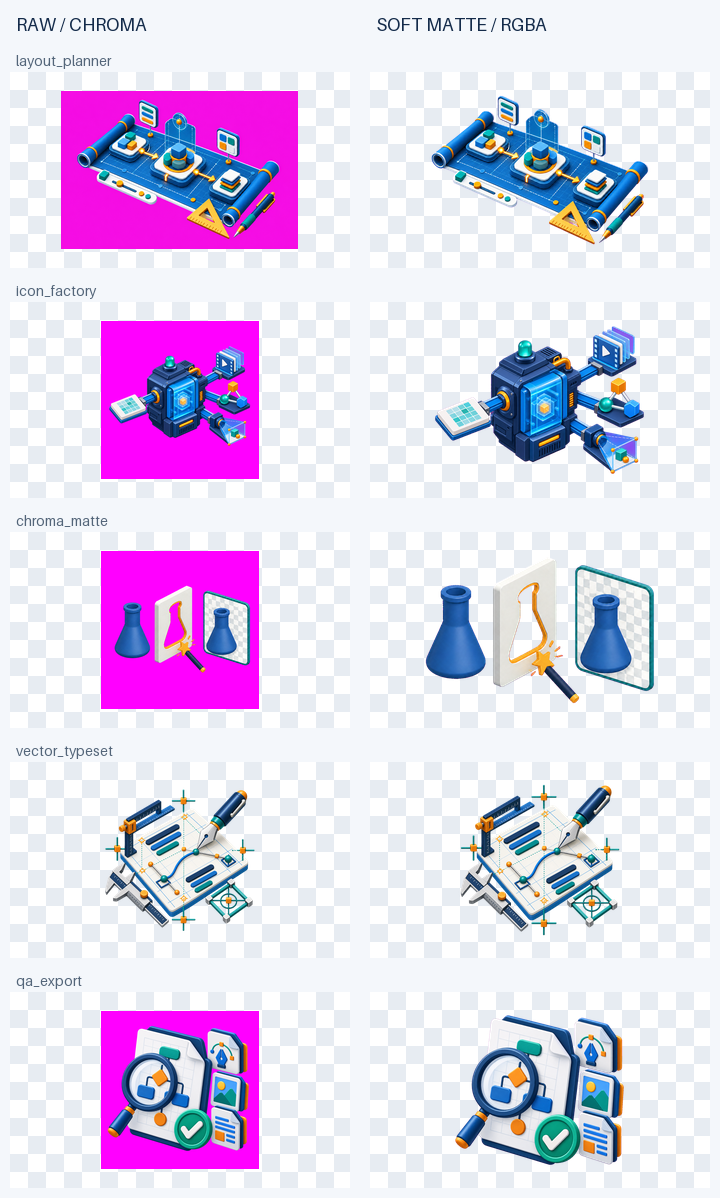
#> input picture examples/asset_pipeline.png, 720 x 1198 px
$ python -i svg_assets.py   (imports and definitions only)
#> lines starting #> are read from the running program, lines starting #| are printed output that depends on the picture
"""Bounded, non-executable SVG assets for layered scene rendering.

Supported: paths/basic shapes, groups, linear/radial gradients, clip paths,
simple class/inline presentation styles, and verified embedded PNG/JPEG/WebP.
Text, scripts, animation, use, filters, masks, external references and nested
SVG are intentionally unsupported. Keep the official asset; use an approved
PNG export when its SVG requires unsupported features. Never redraw a logo as
an approximation. Validation is not a claim about provenance or trademark use.

Every output is serialized from the validated tree; input XML is never pasted
into a scene. IDs are scoped, styles are flattened, and currentColor is fixed.
"""

from __future__ import annotations

import base64
import io
import math
import re
import xml.etree.ElementTree as ET
from collections import Counter
from functools import lru_cache
from pathlib import Path
from typing import Any


SVG_NS = "http://www.w3.org/2000/svg"
XLINK_NS = "http://www.w3.org/1999/xlink"
MAX_BYTES = 2 * 1024 * 1024
MAX_NODES = 2000
MAX_DEPTH = 32
MAX_PATH_CHARS = 128 * 1024
MAX_NUMBERS = 100000
MAX_COORD = 1_000_000
MAX_DIMENSION = 16384
MAX_PREVIEW_SIDE = 2048
NUMBER = r"[+-]?(?:\d+(?:\.\d*)?|\.\d+)(?:[eE][+-]?\d+)?"
IDENT = r"[A-Za-z_][A-Za-z0-9_.-]{0,99}"
SOURCE_IDENT = r"[^\W\d][\w.-]{0,99}"
CSS_IDENT = r"[A-Za-z_][A-Za-z0-9_-]{0,99}"
PAINT_PROPS = {"fill", "stroke", "color", "stop-color"}
PRESENTATION = PAINT_PROPS | {
    "opacity", "fill-opacity", "stroke-opacity", "stop-opacity", "stroke-width",
    "stroke-linecap", "stroke-linejoin", "stroke-miterlimit", "stroke-dasharray",
    "stroke-dashoffset", "fill-rule", "clip-rule", "clip-path",
}
GEOMETRY = {
    "svg": {"viewBox", "width", "height", "preserveAspectRatio", "version", "overflow"},
    "g": set(), "defs": set(), "path": {"d", "pathLength"},
    "rect": {"x", "y", "width", "height", "rx", "ry"},
    "circle": {"cx", "cy", "r"}, "ellipse": {"cx", "cy", "rx", "ry"},
    "line": {"x1", "y1", "x2", "y2"}, "polyline": {"points"}, "polygon": {"points"},
    "linearGradient": {"x1", "y1", "x2", "y2", "gradientUnits", "gradientTransform", "spreadMethod", "href"},
    "radialGradient": {"cx", "cy", "r", "fx", "fy", "fr", "gradientUnits", "gradientTransform", "spreadMethod", "href"},
    "stop": {"offset"}, "clipPath": {"clipPathUnits"},
    "image": {"x", "y", "width", "height", "preserveAspectRatio", "href"},
    "style": {"type"}, "title": set(), "desc": set(),
}
GRADIENTS = {"linearGradient", "radialGradient"}
SHAPES = {"g", "path", "rect", "circle", "ellipse", "line", "polyline", "polygon"}


class SVGAssetError(ValueError):
    """The asset is outside the bounded static SVG subset."""


def _fail(message: str) -> None:
    raise SVGAssetError(message + "; use a verified PNG export of the original asset if needed")


def _read(source: bytes | str | Path) -> bytes:
    if isinstance(source, bytes):
        data = source
    elif isinstance(source, (str, Path)):
        try:
            path = Path(source)
            if not path.is_file() or path.stat().st_size > MAX_BYTES:
                _fail("SVG must be a local file of at most 2 MiB")
            data = path.read_bytes()
        except (OSError, ValueError) as exc:
            if isinstance(exc, SVGAssetError):
                raise
            raise SVGAssetError("SVG source is not a readable local file") from exc
    else:
        _fail("SVG source must be bytes or a local path")
    if not data or len(data) > MAX_BYTES:
        _fail("SVG exceeds the 2 MiB resource budget")
    return data


# [30 lines left out: functions _tag, _numbers, _length, not called in this run]


def _color(value: str) -> str:
    if not isinstance(value, str) or not value or len(value) > 80:
        _fail("SVG color must be a short explicit string")
    if value in {"none", "currentColor"}:
        return value
    if re.fullmatch(r"#[0-9A-Fa-f]{3}(?:[0-9A-Fa-f]{3})?", value):
        return value
    # Pillow supplies a finite named-color table; arbitrary CSS identifiers are
    # not accepted, nor are CSS variables, context-fill, or dynamic functions.
    from PIL import ImageColor
    if value.lower() in ImageColor.colormap or value == "transparent":
        return value
    match = re.fullmatch(r"(rgb|rgba)\(([^()]*)\)", value)
    if match:
        parts = [part.strip() for part in match[2].split(",")]
        if len(parts) == (4 if match[1] == "rgba" else 3):
            for index, part in enumerate(parts):
                number = _numbers(part, percent=True, count=1)[0]
                if not 0 <= number <= (100 if part.endswith("%") else 1 if index == 3 else 255):
                    _fail("color component is out of range")
            return value
    _fail("unsupported static SVG color")


# [376 lines left out: functions _declarations, _styles, _raster, _transform, _path, _validated and 5 more, not called in this run]


def raster_preview(source: bytes | str | Path, *, color: str = "#000000", max_side: int = 512) -> bytes:
    """Return a bounded transparent PNG used for alpha/bounds QA, never delivery."""
    if isinstance(max_side, bool) or not isinstance(max_side, int) or not 1 <= max_side <= MAX_PREVIEW_SIDE:
        raise SVGAssetError("preview max_side must be an integer from 1 to 2048")
    _color(color)
    return _preview(_read(source), color, max_side)

>>> import cv2
>>> picture = cv2.imread('../examples/asset_pipeline.png', cv2.IMREAD_GRAYSCALE)
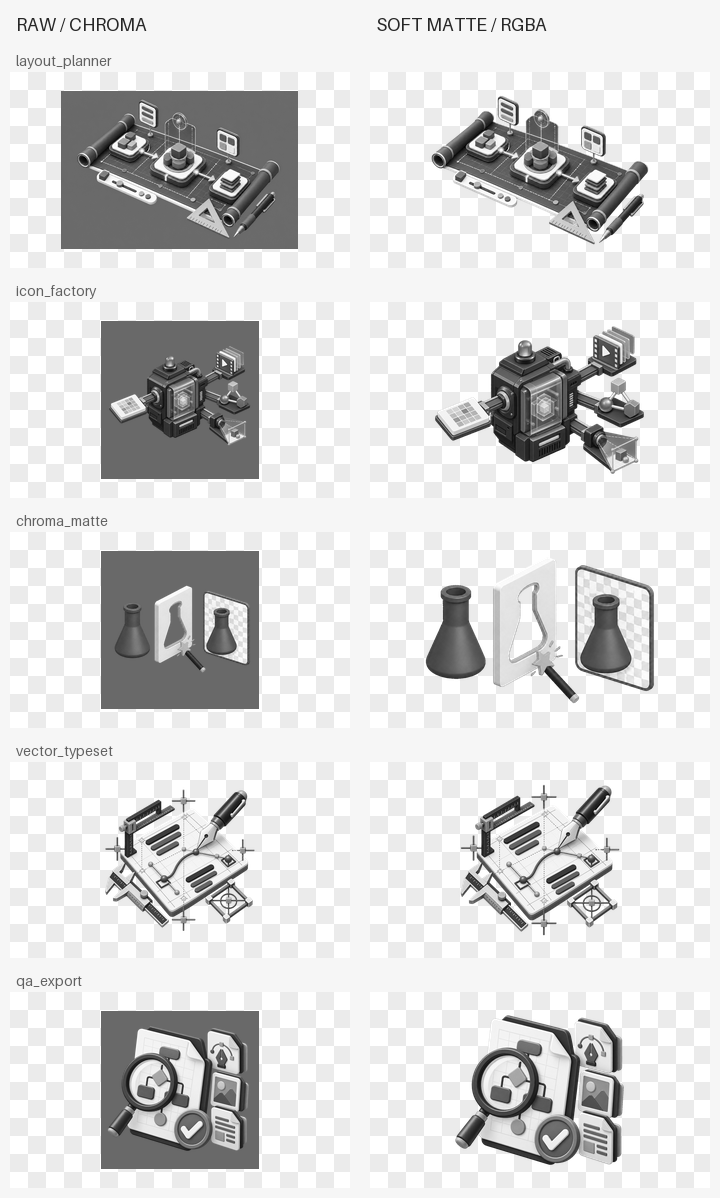
#> picture: shape (1198, 720); min 0, max 255, mean 217.2
>>> result = raster_preview(picture)
#> (the run stopped early here; a loop or call above may not have finished)
